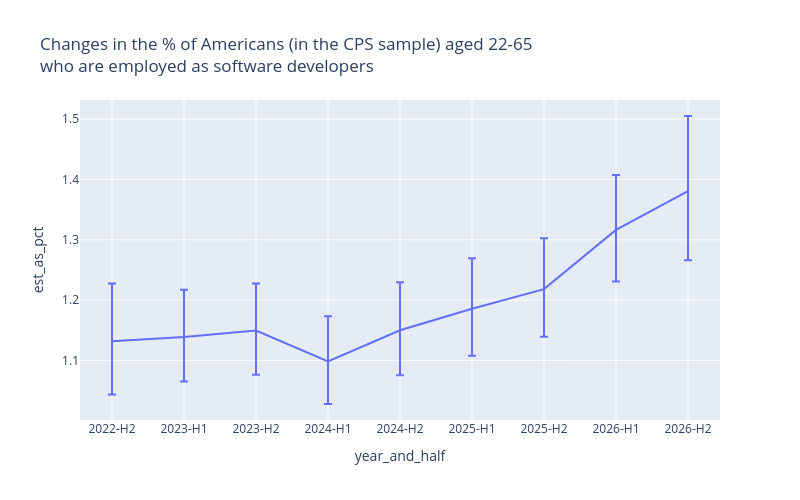

Notebook code cell kept with this figure:
### Code cell
chart_height = 500
chart_width = 800
fig = px.line(swe_employment_year_and_half_props.query(
"employed_as_software_developer == '1'"), x = reference_period,
y = 'est_as_pct', error_y = 'error_upper_as_pct', error_y_minus = 'error_lower_as_pct',
title = 'Changes in the % of Americans (in the CPS sample) aged 22-65<br>\
who are employed as software developers', height = chart_height, width = chart_width)
fig

### Figure 1 — Plotly figure (JSON) as saved in the notebook; plotly's stock layout.template omitted (floating-point values rounded to 4 significant figures)
{"data": [{"error_y": {"array": [0.09551, 0.07856, 0.07786, 0.07508, 0.07938, 0.08341, 0.08423, 0.09108, 0.1246], "arrayminus": [0.08816, 0.07354, 0.07298, 0.07033, 0.07431, 0.07799, 0.07884, 0.08526, 0.1144]}, "hovertemplate": "year_and_half=%{x}<br>est_as_pct=%{y}<extra></extra>", "legendgroup": "", "line": {"color": "#636efa", "dash": "solid"}, "marker": {"symbol": "circle"}, "mode": "lines", "name": "", "orientation": "v", "showlegend": false, "type": "scatter", "x": ["2022-H2", "2023-H1", "2023-H2", "2024-H1", "2024-H2", "2025-H1", "2025-H2", "2026-H1", "2026-H2"], "xaxis": "x", "y": [1.132, 1.139, 1.15, 1.098, 1.15, 1.186, 1.218, 1.316, 1.38], "yaxis": "y"}], "layout": {"height": 500, "legend": {"tracegroupgap": 0}, "title": {"text": "Changes in the % of Americans (in the CPS sample) aged 22-65<br>who are employed as software developers"}, "width": 800, "xaxis": {"anchor": "y", "domain": [0, 1], "title": {"text": "year_and_half"}}, "yaxis": {"anchor": "x", "domain": [0, 1], "title": {"text": "est_as_pct"}}}}
